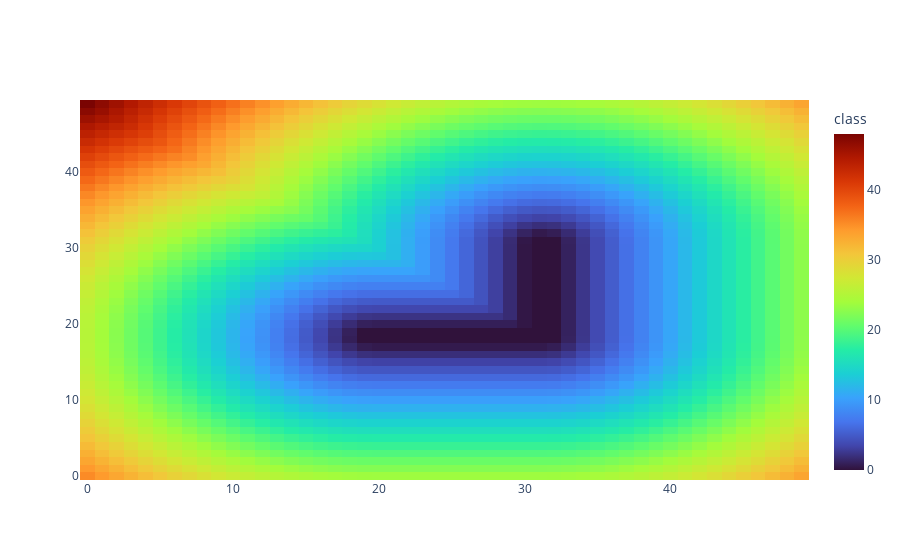

Notebook code cell kept with this figure:
### Code cell
t= jnp.linspace(-2, 2, 50)
X, Y = jnp.meshgrid(t, t)
V = jnp.array([s_L(x, y, 0) for x, y in zip(X.ravel(), Y.ravel())])
Vmat = jnp.reshape(V, (-1 , 50 ))
import plotly.graph_objects as go

fig = go.Figure(data=go.Heatmap(z=Vmat,
                                colorscale="Turbo",
                                colorbar=dict(title="class")))
fig.update_yaxes()  # if you want (0,0) at top-left
fig.show()

### Figure 1 — Plotly figure (JSON) as saved in the notebook; plotly's stock layout.template omitted (floating-point values rounded to 4 significant figures; data arrays with more than 128 entries replaced by an {"elided": "..."} marker saying what was removed)
{"data": [{"colorbar": {"title": {"text": "class"}}, "colorscale": [[0.0, "#30123b"], [0.07143, "#4145ab"], [0.1429, "#4675ed"], [0.2143, "#39a2fc"], [0.2857, "#1bcfd4"], [0.3571, "#24eca6"], [0.4286, "#61fc6c"], [0.5, "#a4fc3b"], [0.5714, "#d1e834"], [0.6429, "#f3c63a"], [0.7143, "#fe9b2d"], [0.7857, "#f36315"], [0.8571, "#d93806"], [0.9286, "#b11901"], [1.0, "#7a0402"]], "z": {"elided": "50x50 float values"}, "type": "heatmap"}], "layout": {}}
